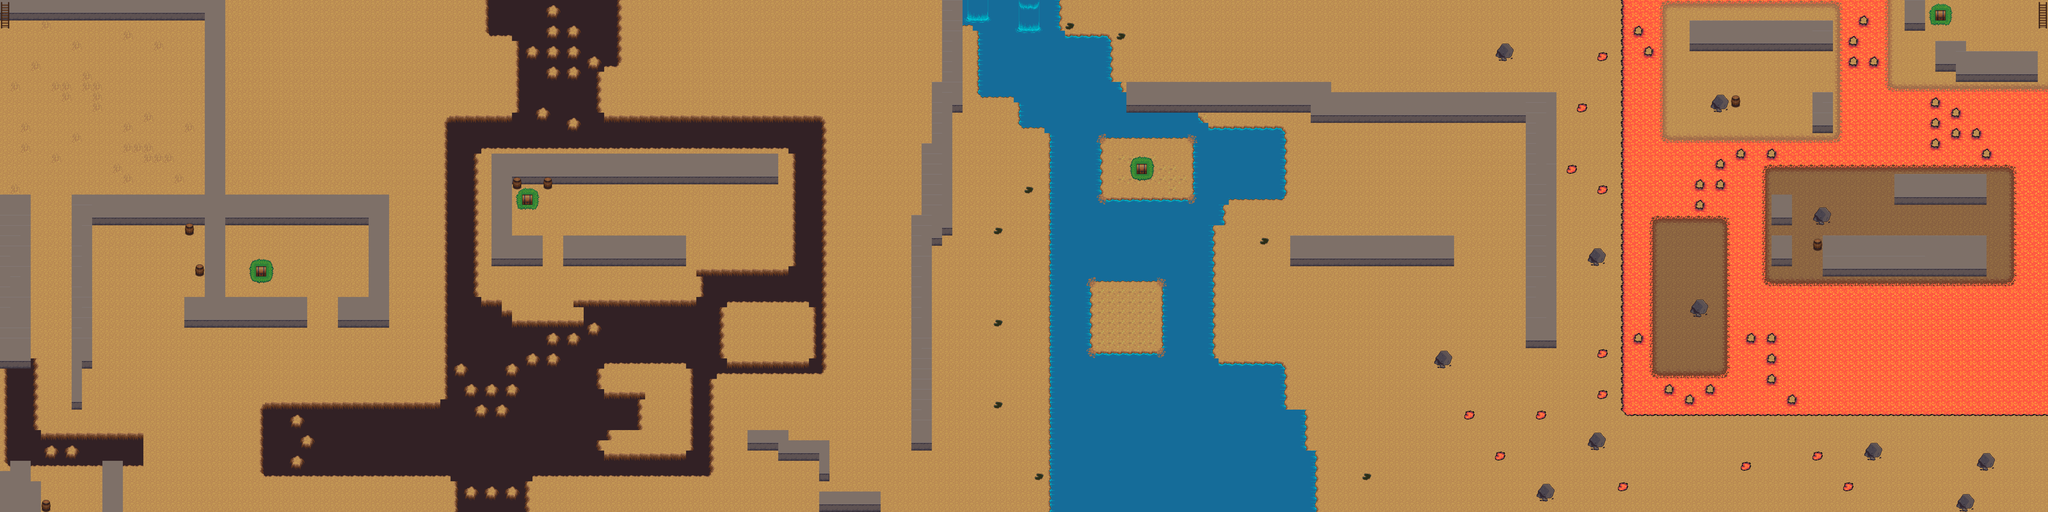

A 2D game scene composited from a Tiled map and its tileset images. What follows is a short description and the map's XML, with each tile layer's data collapsed to a summary:
An orthogonal 200x50 tile map with 32x32 px tiles, 7 tile layers (Base, Grass, Walls, Ladders, ...), 2 tilesets.

<map version="1.0" orientation="orthogonal" renderorder="right-down" width="200" height="50" tilewidth="32" tileheight="32" nextobjectid="1">
 <tileset firstgid="1" name="base_out_atlas" tilewidth="32" tileheight="32" tilecount="1024" columns="32">
  <image source="base_out_atlas.png" width="1024" height="1024" />
 </tileset>
 <tileset firstgid="1025" name="terrain_atlas" tilewidth="32" tileheight="32" tilecount="1024" columns="32">
  <image source="terrain_atlas.png" width="1024" height="1024" />
 </tileset>
 <layer name="Base" width="200" height="50">
  <data>[10000 cells, 10000 non-empty, 15 distinct tile ids]</data>
 </layer>
 <layer name="Grass" width="200" height="50">
  <data>[10000 cells, 120 non-empty, 26 distinct tile ids]</data>
 </layer>
 <layer name="Walls" width="200" height="50">
  <data>[10000 cells, 4544 non-empty, 47 distinct tile ids]</data>
 </layer>
 <layer name="Ladders" width="200" height="50">
  <data>[10000 cells, 221 non-empty, 30 distinct tile ids]</data>
 </layer>
 <layer name="Things" width="200" height="50">
  <data>[10000 cells, 158 non-empty, 24 distinct tile ids]</data>
 </layer>
 <layer name="Things 2" width="200" height="50">
  <data>[10000 cells, 0 non-empty, 0 distinct tile ids]</data>
 </layer>
 <layer name="Tile Layer 7" width="200" height="50">
  <data>[10000 cells, 0 non-empty, 0 distinct tile ids]</data>
 </layer>
</map>
